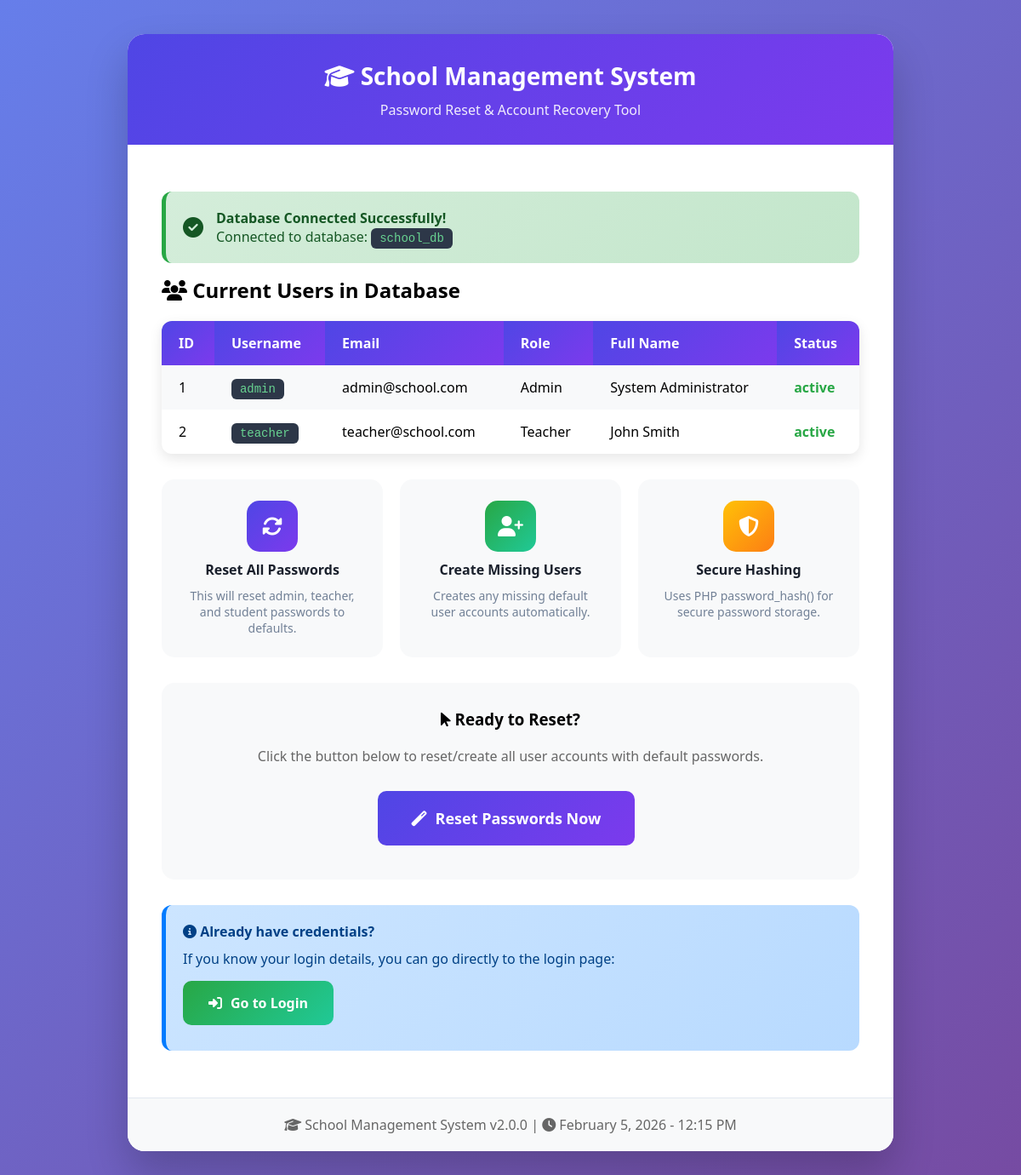
Page /reset_password.php on the committed database.
### tables this page shows
CREATE TABLE users (
    id INT AUTO_INCREMENT PRIMARY KEY,
    username VARCHAR(50) UNIQUE NOT NULL,
    email VARCHAR(100) UNIQUE NOT NULL,
    password VARCHAR(255) NOT NULL,
    role ENUM('admin', 'teacher', 'student') NOT NULL,
    full_name VARCHAR(100) NOT NULL,
    phone VARCHAR(20),
    address TEXT,
    profile_image VARCHAR(255) DEFAULT 'default.png',
    status ENUM('active', 'inactive') DEFAULT 'active',
    last_login DATETIME,
    created_at TIMESTAMP DEFAULT CURRENT_TIMESTAMP,
    updated_at TIMESTAMP DEFAULT CURRENT_TIMESTAMP ON UPDATE CURRENT_TIMESTAMP
);

### reset_password.php (the view, shortened to what this page needs)
<?php
$host = 'localhost';
$user = 'root';
$pass = '';
$db = 'school_db';
echo "<!DOCTYPE html>
<html lang='en'>
<head>
    <link rel='stylesheet' href='https://cdnjs.cloudflare.com/ajax/libs/font-awesome/6.4.0/css/all.min.css'>
</head>
<body>
    <div class='container'>";
echo "<div class='header'>
        <h1><i class='fas fa-graduation-cap'></i> School Management System</h1>
        <p>Password Reset & Account Recovery Tool</p>
      </div>";
echo "<div class='content'>";
try {
    $conn = new mysqli($host, $user, $pass, $db);
    echo "<div class='success'>
            <i class='fas fa-check-circle'></i>
            <div>
                <strong>Database Connected Successfully!</strong><br>
                Connected to database: <code>$db</code>
            </div>
          </div>";
    if (isset($_GET['action']) && $_GET['action'] === 'reset') {
        $admin_password = 'admin123';
        $teacher_password = 'teacher123';
        $student_password = 'student123';
        $admin_hash = password_hash($admin_password, PASSWORD_DEFAULT);
        $teacher_hash = password_hash($teacher_password, PASSWORD_DEFAULT);
        $student_hash = password_hash($student_password, PASSWORD_DEFAULT);
        $created_users = [];
        $updated_users = [];
        $check = $conn->query("SELECT id FROM users WHERE username = 'admin'");
        if ($check && $check->num_rows > 0) {
            $stmt = $conn->prepare("UPDATE users SET password = ?, status = 'active' WHERE username = 'admin'");
            $stmt->bind_param("s", $admin_hash);
            $stmt->execute();
            $updated_users[] = 'admin';
        } else {
            $stmt = $conn->prepare("INSERT INTO users (username, email, password, role, full_name, status) VALUES ('admin', 'admin@school.com', ?, 'admin', 'System Administrator', 'active')");
            $stmt->bind_param("s", $admin_hash);
            $stmt->execute();
            $created_users[] = 'admin';
        }
        $check = $conn->query("SELECT id FROM users WHERE username = 'teacher'");
        if ($check && $check->num_rows > 0) {
            $stmt = $conn->prepare("UPDATE users SET password = ?, status = 'active' WHERE username = 'teacher'");
            $stmt->bind_param("s", $teacher_hash);
            $stmt->execute();
            $updated_users[] = 'teacher';
        } else {
            $stmt = $conn->prepare("INSERT INTO users (username, email, password, role, full_name, status) VALUES ('teacher', 'teacher@school.com', ?, 'teacher', 'Demo Teacher', 'active')");
            $stmt->bind_param("s", $teacher_hash);
            $stmt->execute();
            $created_users[] = 'teacher';
            $teacher_user_id = $conn->insert_id;
            $emp_id = 'EMP' . date('Y') . '0001';
            $stmt = $conn->prepare("INSERT INTO teachers (user_id, employee_id, qualification, specialization, joining_date, salary) VALUES (?, ?, 'M.Sc., B.Ed.', 'Mathematics', CURDATE(), 45000) ON DUPLICATE KEY UPDATE employee_id = employee_id");
            $stmt->bind_param("is", $teacher_user_id, $emp_id);
            $stmt->execute();
        }
        $check = $conn->query("SELECT id FROM users WHERE username = 'student'");
        if ($check && $check->num_rows > 0) {
            $stmt = $conn->prepare("UPDATE users SET password = ?, status = 'active' WHERE username = 'student'");
            $stmt->bind_param("s", $student_hash);
            $stmt->execute();
            $updated_users[] = 'student';
        } else {
            $stmt = $conn->prepare("INSERT INTO users (username, email, password, role, full_name, status) VALUES ('student', 'student@school.com', ?, 'student', 'Demo Student', 'active')");
            $stmt->bind_param("s", $student_hash);
            $stmt->execute();
            $created_users[] = 'student';
            $student_user_id = $conn->insert_id;
            $roll = date('Y') . '01001';
            $adm = 'ADM' . date('Y') . '0001';
            $stmt = $conn->prepare("INSERT INTO students (user_id, roll_number, admission_number, class_id, father_name, mother_name, date_of_birth, gender) VALUES (?, ?, ?, 1, 'Demo Father', 'Demo Mother', '2010-01-01', 'male') ON DUPLICATE KEY UPDATE roll_number = roll_number");
            $stmt->bind_param("iss", $student_user_id, $roll, $adm);
            $stmt->execute();
        }
        if (!empty($created_users)) {
            echo "<div class='success'>
                    <i class='fas fa-user-plus'></i>
                    <div>
                        <strong>Users Created:</strong><br>
                        " . implode(', ', $created_users) . "
                    </div>
                  </div>";
        }
        if (!empty($updated_users)) {
            echo "<div class='success'>
                    <i class='fas fa-user-check'></i>
                    <div>
                        <strong>Passwords Updated:</strong><br>
                        " . implode(', ', $updated_users) . "
                    </div>
                  </div>";
        }
        echo "<div class='credentials-box'>
                <h3><i class='fas fa-key'></i> Your Login Credentials</h3>
                <table>
                    <tr>
                        <th><i class='fas fa-user'></i> Role</th>
                        <th><i class='fas fa-at'></i> Username</th>
                        <th><i class='fas fa-lock'></i> Password</th>
                        <th><i class='fas fa-info-circle'></i> Access Level</th>
                    </tr>
                    <tr>
                        <td><span style='color:#dc3545;font-weight:bold;'>Admin</span></td>
                        <td><code>admin</code></td>
                        <td><code>admin123</code></td>
                        <td>Full System Access</td>
                    </tr>
                    <tr>
                        <td><span style='color:#28a745;font-weight:bold;'>Teacher</span></td>
                        <td><code>teacher</code></td>
                        <td><code>teacher123</code></td>
                        <td>Class Management</td>
                    </tr>
                    <tr>
                        <td><span style='color:#007bff;font-weight:bold;'>Student</span></td>
                        <td><code>student</code></td>
                        <td><code>student123</code></td>
                        <td>View Own Data</td>
                    </tr>
                </table>
              </div>";
        echo "<div class='warning'>
                <i class='fas fa-exclamation-triangle'></i>
                <div>
                    <strong>Security Warning!</strong><br>
                    Please DELETE this file (<code>reset_password.php</code>) after successful login for security reasons.
                </div>
              </div>";
        echo "<div style='margin-top: 30px;'>
                <a href='login.php' class='btn btn-success'>
                    <i class='fas fa-sign-in-alt'></i> Go to Login Page
                </a>
                <a href='reset_password.php' class='btn'>
                    <i class='fas fa-redo'></i> Reset Again
                </a>
              </div>";
    } else {
        echo "<h2 style='margin-bottom: 20px;'><i class='fas fa-users'></i> Current Users in Database</h2>";
        $result = $conn->query("SELECT id, username, email, role, full_name, status, last_login FROM users ORDER BY id");
        if ($result && $result->num_rows > 0) {
            echo "<table>
                    <tr>
                        <th>ID</th>
                        <th>Username</th>
                        <th>Email</th>
                        <th>Role</th>
                        <th>Full Name</th>
                        <th>Status</th>
                    </tr>";
            while ($row = $result->fetch_assoc()) {
                $status_color = $row['status'] === 'active' ? '#28a745' : '#dc3545';
                echo "<tr>
                        <td>{$row['id']}</td>
                        <td><code>{$row['username']}</code></td>
                        <td>{$row['email']}</td>
                        <td><span style='text-transform:capitalize;'>{$row['role']}</span></td>
                        <td>{$row['full_name']}</td>
                        <td><span style='color:{$status_color};font-weight:bold;'>{$row['status']}</span></td>
                      </tr>";
            }
            echo "</table>";
        }
        echo "<div class='card-grid'>
                <div class='card'>
                    <div class='icon-box' style='margin: 0 auto;'><i class='fas fa-sync-alt'></i></div>
                    <h4>Reset All Passwords</h4>
                    <p>This will reset admin, teacher, and student passwords to defaults.</p>
                </div>
                <div class='card'>
                    <div class='icon-box' style='margin: 0 auto; background: linear-gradient(135deg, #28a745 0%, #20c997 100%);'><i class='fas fa-user-plus'></i></div>
                    <h4>Create Missing Users</h4>
                    <p>Creates any missing default user accounts automatically.</p>
                </div>
                <div class='card'>
                    <div class='icon-box' style='margin: 0 auto; background: linear-gradient(135deg, #ffc107 0%, #fd7e14 100%);'><i class='fas fa-shield-alt'></i></div>
                    <h4>Secure Hashing</h4>
                    <p>Uses PHP password_hash() for secure password storage.</p>
                </div>
              </div>";
        echo "<div style='margin-top: 30px; padding: 30px; background: #f8f9fa; border-radius: 15px; text-align: center;'>
                <h3 style='margin-bottom: 20px;'><i class='fas fa-mouse-pointer'></i> Ready to Reset?</h3>
                <p style='color: #666; margin-bottom: 20px;'>Click the button below to reset/create all user accounts with default passwords.</p>
                <a href='?action=reset' class='btn' style='font-size: 18px; padding: 20px 40px;'>
                    <i class='fas fa-magic'></i> Reset Passwords Now
                </a>
              </div>";
        echo "<div class='info' style='margin-top: 30px;'>
                <h4><i class='fas fa-info-circle'></i> Already have credentials?</h4>
                <p style='margin-top: 10px;'>If you know your login details, you can go directly to the login page:</p>
                <a href='login.php' class='btn btn-success' style='margin-top: 15px;'>
                    <i class='fas fa-sign-in-alt'></i> Go to Login
                </a>
              </div>";
    }
} catch (Exception $e) {
    echo "<div class='error'>
            <i class='fas fa-times-circle'></i>
            <div>
                <strong>Connection Error!</strong><br>
                " . $e->getMessage() . "
            </div>
          </div>";
    echo "<div class='info'>
            <h3><i class='fas fa-tools'></i> Troubleshooting Steps</h3>
            <ol class='steps'>
                <li><span class='step-number'>1</span> <strong>Start XAMPP:</strong> Open XAMPP Control Panel and make sure both Apache and MySQL are running (green)</li>
                <li><span class='step-number'>2</span> <strong>Create Database:</strong> Go to <a href='http://localhost/phpmyadmin' target='_blank'>phpMyAdmin</a> and create a database named <code>school_db</code></li>
                <li><span class='step-number'>3</span> <strong>Import Tables:</strong> Click on <code>school_db</code>, then Import, then select <code>database.sql</code> file</li>
                <li><span class='step-number'>4</span> <strong>Retry:</strong> Refresh this page after completing above steps</li>
            </ol>
          </div>";
    echo "<div style='margin-top: 20px;'>
            <a href='http://localhost/phpmyadmin' target='_blank' class='btn'>
                <i class='fas fa-database'></i> Open phpMyAdmin
            </a>
            <a href='reset_password.php' class='btn btn-success'>
                <i class='fas fa-redo'></i> Retry Connection
            </a>
          </div>";
}
echo "</div>";
echo "<div style='background: #f8f9fa; padding: 20px; text-align: center; border-top: 1px solid #e2e8f0;'>
        <p style='color: #666; margin: 0;'>
            <i class='fas fa-graduation-cap'></i> School Management System v2.0.0 |
            <i class='fas fa-clock'></i> " . date('F j, Y - g:i A') . "
        </p>
      </div>";
echo "</div>";
echo "</body></html>";
?>

### reset_password.php (style rules this page uses)
* { margin: 0; padding: 0; box-sizing: border-box; }
body { font-family: 'Segoe UI', Tahoma, Geneva, Verdana, sans-serif; background: linear-gradient(135deg, #667eea 0%, #764ba2 100%); min-height: 100vh; padding: 40px 20px; }
.container { max-width: 900px; margin: 0 auto; background: white; border-radius: 20px; box-shadow: 0 25px 50px rgba(0,0,0,0.2); overflow: hidden; }
.header { background: linear-gradient(135deg, #4f46e5 0%, #7c3aed 100%); color: white; padding: 30px; text-align: center; }
.header h1 { font-size: 28px; margin-bottom: 10px; }
.header p { opacity: 0.9; }
.content { padding: 40px; }
.success { background: linear-gradient(135deg, #d4edda 0%, #c3e6cb 100%); color: #155724; padding: 20px; border-radius: 12px; margin: 15px 0; border-left: 5px solid #28a745; display: flex; align-items: center; gap: 15px; }
.success i { font-size: 24px; }
.info { background: linear-gradient(135deg, #cce5ff 0%, #b8daff 100%); color: #004085; padding: 20px; border-radius: 12px; margin: 15px 0; border-left: 5px solid #007bff; }
table { width: 100%; border-collapse: collapse; margin: 20px 0; border-radius: 12px; overflow: hidden; box-shadow: 0 5px 15px rgba(0,0,0,0.1); }
th, td { padding: 15px 20px; text-align: left; }
th { background: linear-gradient(135deg, #4f46e5 0%, #7c3aed 100%); color: white; font-weight: 600; }
tr:nth-child(even) { background: #f8f9fa; }
.btn { display: inline-flex; align-items: center; gap: 10px; padding: 15px 30px; background: linear-gradient(135deg, #4f46e5 0%, #7c3aed 100%); color: white; text-decoration: none; border-radius: 10px; margin: 10px 10px 10px 0; font-weight: 600; font-size: 16px; transition: all 0.3s ease; border: none; cursor: pointer; }
.btn-success { background: linear-gradient(135deg, #28a745 0%, #20c997 100%); }
code { background: #2d3748; color: #68d391; padding: 4px 10px; border-radius: 6px; font-family: 'Courier New', monospace; font-size: 14px; }
.icon-box { width: 60px; height: 60px; background: linear-gradient(135deg, #4f46e5 0%, #7c3aed 100%); border-radius: 15px; display: flex; align-items: center; justify-content: center; color: white; font-size: 24px; margin-bottom: 15px; }
.card-grid { display: grid; grid-template-columns: repeat(auto-fit, minmax(250px, 1fr)); gap: 20px; margin: 30px 0; }
.card { background: #f8f9fa; border-radius: 15px; padding: 25px; text-align: center; transition: all 0.3s ease; }
.card h4 { margin: 10px 0; color: #1a202c; }
.card p { color: #718096; font-size: 14px; }

### rows in the picture
users: id "1", username "admin", email "admin@school.com", role "Admin", full_name "System Administrator", status "active"
users: id "2", username "teacher", email "teacher@school.com", role "Teacher", full_name "John Smith", status "active"

### other values in the picture
$db "school_db"
